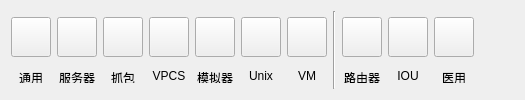
        <widget class="QWidget" name="tab_3">
         <attribute name="title">
          <string>设置</string>
         </attribute>
         <layout class="QHBoxLayout" name="horizontalLayout_10">
          <item>
           <layout class="QHBoxLayout" name="horizontalLayout_9">
            <item>
             <layout class="QVBoxLayout" name="verticalLayout_53">
              <item>
               <widget class="QPushButton" name="uigeneralPreferencesAction">
                <property name="minimumSize">
                 <size>
                  <width>40</width>
                  <height>40</height>
                 </size>
                </property>
                <property name="maximumSize">
                 <size>
                  <width>40</width>
                  <height>40</height>
                 </size>
                </property>
                <property name="toolTip">
                 <string/>
                </property>
                <property name="statusTip">
                 <string>总设置</string>
                </property>
                <property name="text">
                 <string/>
                </property>
                <property name="iconSize">
                 <size>
                  <width>35</width>
                  <height>35</height>
                 </size>
                </property>
               </widget>
              </item>
              <item>
               <widget class="QLabel" name="generalPreferencesAction">
                <property name="minimumSize">
                 <size>
                  <width>40</width>
                  <height>14</height>
                 </size>
                </property>
                <property name="maximumSize">
                 <size>
                  <width>40</width>
                  <height>14</height>
                 </size>
                </property>
                <property name="text">
                 <string>&lt;html&gt;&lt;head/&gt;&lt;body&gt;&lt;p align=&quot;center&quot;&gt;通用&lt;/p&gt;&lt;/body&gt;&lt;/html&gt;</string>
                </property>
               </widget>
              </item>
             </layout>
            </item>
            <item>
             <layout class="QVBoxLayout" name="verticalLayout_49">
              <item>
               <widget class="QPushButton" name="uiserverPreferencesAction">
                <property name="minimumSize">
                 <size>
                  <width>40</width>
                  <height>40</height>
                 </size>
                </property>
                <property name="maximumSize">
                 <size>
                  <width>40</width>
                  <height>40</height>
                 </size>
                </property>
                <property name="toolTip">
                 <string/>
                </property>
                <property name="statusTip">
                 <string>显示服务器相关设置</string>
                </property>
                <property name="text">
                 <string/>
                </property>
                <property name="iconSize">
                 <size>
                  <width>35</width>
                  <height>35</height>
                 </size>
                </property>
               </widget>
              </item>
              <item>
               <widget class="QLabel" name="serverPreferencesAction">
                <property name="minimumSize">
                 <size>
                  <width>40</width>
                  <height>14</height>
                 </size>
                </property>
                <property name="maximumSize">
                 <size>
                  <width>40</width>
                  <height>14</height>
                 </size>
                </property>
                <property name="text">
                 <string>&lt;html&gt;&lt;head/&gt;&lt;body&gt;&lt;p align=&quot;center&quot;&gt;服务器&lt;/p&gt;&lt;/body&gt;&lt;/html&gt;</string>
                </property>
               </widget>
              </item>
             </layout>
            </item>
            <item>
             <layout class="QVBoxLayout" name="verticalLayout_54">
              <item>
               <widget class="QPushButton" name="uiwiresharkPreferencesAction">
                <property name="minimumSize">
                 <size>
                  <width>40</width>
                  <height>40</height>
                 </size>
                </property>
                <property name="maximumSize">
                 <size>
                  <width>40</width>
                  <height>40</height>
                 </size>
                </property>
                <property name="toolTip">
                 <string/>
                </property>
                <property name="statusTip">
                 <string>显示抓包相关设置</string>
                </property>
                <property name="text">
                 <string/>
                </property>
                <property name="iconSize">
                 <size>
                  <width>35</width>
                  <height>35</height>
                 </size>
                </property>
               </widget>
              </item>
              <item>
               <widget class="QLabel" name="wiresharkPreferencesAction">
                <property name="minimumSize">
                 <size>
                  <width>40</width>
                  <height>14</height>
                 </size>
                </property>
                <property name="maximumSize">
                 <size>
                  <width>40</width>
                  <height>14</height>
                 </size>
                </property>
                <property name="text">
                 <string>&lt;html&gt;&lt;head/&gt;&lt;body&gt;&lt;p align=&quot;center&quot;&gt;抓包&lt;/p&gt;&lt;/body&gt;&lt;/html&gt;</string>
                </property>
               </widget>
              </item>
             </layout>
            </item>
            <item>
             <layout class="QVBoxLayout" name="verticalLayout_51">
              <item>
               <widget class="QPushButton" name="uivpcsPreferencesAction">
                <property name="minimumSize">
                 <size>
                  <width>40</width>
                  <height>40</height>
                 </size>
                </property>
                <property name="maximumSize">
                 <size>
                  <width>40</width>
                  <height>40</height>
                 </size>
                </property>
                <property name="toolTip">
                 <string/>
                </property>
                <property name="statusTip">
                 <string>显示VPCS相关设置</string>
                </property>
                <property name="text">
                 <string/>
                </property>
                <property name="iconSize">
                 <size>
                  <width>35</width>
                  <height>35</height>
                 </size>
                </property>
               </widget>
              </item>
              <item>
               <widget class="QLabel" name="vpcsPreferencesAction">
                <property name="minimumSize">
                 <size>
                  <width>40</width>
                  <height>14</height>
                 </size>
                </property>
                <property name="maximumSize">
                 <size>
                  <width>40</width>
                  <height>14</height>
                 </size>
                </property>
                <property name="text">
                 <string>&lt;html&gt;&lt;head/&gt;&lt;body&gt;&lt;p align=&quot;center&quot;&gt;VPCS&lt;/p&gt;&lt;/body&gt;&lt;/html&gt;</string>
                </property>
               </widget>
              </item>
             </layout>
            </item>
            <item>
             <layout class="QVBoxLayout" name="verticalLayout_66">
              <item>
               <widget class="QPushButton" name="uidynamipsPreferencesAction">
                <property name="minimumSize">
                 <size>
                  <width>40</width>
                  <height>40</height>
                 </size>
                </property>
                <property name="maximumSize">
                 <size>
                  <width>40</width>
                  <height>40</height>
                 </size>
                </property>
                <property name="toolTip">
                 <string/>
                </property>
                <property name="statusTip">
                 <string>显示Dynamips设置</string>
                </property>
                <property name="text">
                 <string/>
                </property>
                <property name="iconSize">
                 <size>
                  <width>35</width>
                  <height>35</height>
                 </size>
                </property>
               </widget>
              </item>
              <item>
               <widget class="QLabel" name="dynamipsPreferencesAction">
                <property name="minimumSize">
                 <size>
                  <width>40</width>
                  <height>14</height>
                 </size>
                </property>
                <property name="maximumSize">
                 <size>
                  <width>40</width>
                  <height>14</height>
                 </size>
                </property>
                <property name="text">
                 <string>&lt;html&gt;&lt;head/&gt;&lt;body&gt;&lt;p align=&quot;center&quot;&gt;模拟器&lt;/p&gt;&lt;/body&gt;&lt;/html&gt;</string>
                </property>
               </widget>
              </item>
             </layout>
            </item>
            <item>
             <layout class="QVBoxLayout" name="verticalLayout_65">
              <item>
               <widget class="QPushButton" name="uiunixPreferencesAction">
                <property name="minimumSize">
                 <size>
                  <width>40</width>
                  <height>40</height>
                 </size>
                </property>
                <property name="maximumSize">
                 <size>
                  <width>40</width>
                  <height>40</height>
                 </size>
                </property>
                <property name="toolTip">
                 <string/>
                </property>
                <property name="statusTip">
                 <string>显示IOS on UNIX设置</string>
                </property>
                <property name="text">
                 <string/>
                </property>
                <property name="iconSize">
                 <size>
                  <width>35</width>
                  <height>35</height>
                 </size>
                </property>
               </widget>
              </item>
              <item>
               <widget class="QLabel" name="unixPreferencesAction">
                <property name="minimumSize">
                 <size>
                  <width>40</width>
                  <height>14</height>
                 </size>
                </property>
                <property name="maximumSize">
                 <size>
                  <width>40</width>
                  <height>14</height>
                 </size>
                </property>
                <property name="text">
                 <string>&lt;html&gt;&lt;head/&gt;&lt;body&gt;&lt;p align=&quot;center&quot;&gt;Unix&lt;/p&gt;&lt;/body&gt;&lt;/html&gt;</string>
                </property>
               </widget>
              </item>
             </layout>
            </item>
            <item>
             <layout class="QVBoxLayout" name="verticalLayout_64">
              <item>
               <widget class="QPushButton" name="uivmwarePreferencesAction">
                <property name="minimumSize">
                 <size>
                  <width>40</width>
                  <height>40</height>
                 </size>
                </property>
                <property name="maximumSize">
                 <size>
                  <width>40</width>
                  <height>40</height>
                 </size>
                </property>
                <property name="toolTip">
                 <string/>
                </property>
                <property name="statusTip">
                 <string>显示VMware设置</string>
                </property>
                <property name="text">
                 <string/>
                </property>
                <property name="iconSize">
                 <size>
                  <width>35</width>
                  <height>35</height>
                 </size>
                </property>
               </widget>
              </item>
              <item>
               <widget class="QLabel" name="vmwarePreferencesAction">
                <property name="minimumSize">
                 <size>
                  <width>40</width>
                  <height>14</height>
                 </size>
                </property>
                <property name="maximumSize">
                 <size>
                  <width>40</width>
                  <height>14</height>
                 </size>
                </property>
                <property name="text">
                 <string>&lt;html&gt;&lt;head/&gt;&lt;body&gt;&lt;p align=&quot;center&quot;&gt;VM&lt;/p&gt;&lt;/body&gt;&lt;/html&gt;</string>
                </property>
               </widget>
              </item>
             </layout>
            </item>
            <item>
             <widget class="Line" name="line_13">
              <property name="orientation">
               <enum>Qt::Vertical</enum>
              </property>
             </widget>
            </item>
            <item>
             <layout class="QVBoxLayout" name="verticalLayout_50">
              <item>
               <widget class="QPushButton" name="uirouterPreferencesAction">
                <property name="minimumSize">
                 <size>
                  <width>40</width>
                  <height>40</height>
                 </size>
                </property>
                <property name="maximumSize">
                 <size>
                  <width>40</width>
                  <height>40</height>
                 </size>
                </property>
                <property name="toolTip">
                 <string/>
                </property>
                <property name="statusTip">
                 <string>显示路由器相关设置</string>
                </property>
                <property name="text">
                 <string/>
                </property>
                <property name="iconSize">
                 <size>
                  <width>35</width>
                  <height>35</height>
                 </size>
                </property>
               </widget>
              </item>
              <item>
               <widget class="QLabel" name="routerPreferencesAction">
                <property name="minimumSize">
                 <size>
                  <width>40</width>
                  <height>14</height>
                 </size>
                </property>
                <property name="maximumSize">
                 <size>
                  <width>40</width>
                  <height>14</height>
                 </size>
                </property>
                <property name="text">
                 <string>&lt;html&gt;&lt;head/&gt;&lt;body&gt;&lt;p align=&quot;center&quot;&gt;路由器&lt;/p&gt;&lt;/body&gt;&lt;/html&gt;</string>
                </property>
               </widget>
              </item>
             </layout>
            </item>
            <item>
             <layout class="QVBoxLayout" name="verticalLayout_67">
              <item>
               <widget class="QPushButton" name="uiiouPreferencesAction">
                <property name="minimumSize">
                 <size>
                  <width>40</width>
                  <height>40</height>
                 </size>
                </property>
                <property name="maximumSize">
                 <size>
                  <width>40</width>
                  <height>40</height>
                 </size>
                </property>
                <property name="toolTip">
                 <string/>
                </property>
                <property name="statusTip">
                 <string>显示IOU设置</string>
                </property>
                <property name="text">
                 <string/>
                </property>
                <property name="iconSize">
                 <size>
                  <width>35</width>
                  <height>35</height>
                 </size>
                </property>
               </widget>
              </item>
              <item>
               <widget class="QLabel" name="iouPreferencesAction">
                <property name="minimumSize">
                 <size>
                  <width>40</width>
                  <height>14</height>
                 </size>
                </property>
                <property name="maximumSize">
                 <size>
                  <width>40</width>
                  <height>14</height>
                 </size>
                </property>
                <property name="text">
                 <string>&lt;html&gt;&lt;head/&gt;&lt;body&gt;&lt;p align=&quot;center&quot;&gt;IOU&lt;/p&gt;&lt;/body&gt;&lt;/html&gt;</string>
                </property>
               </widget>
              </item>
             </layout>
            </item>
            <item>
             <layout class="QVBoxLayout" name="verticalLayout_52">
              <item>
               <widget class="QPushButton" name="uihospitalPreferencesAction">
                <property name="minimumSize">
                 <size>
                  <width>40</width>
                  <height>40</height>
                 </size>
                </property>
                <property name="maximumSize">
                 <size>
                  <width>40</width>
                  <height>40</height>
                 </size>
                </property>
                <property name="toolTip">
                 <string/>
                </property>
                <property name="statusTip">
                 <string>显示医院信息系统相关设置</string>
                </property>
                <property name="text">
                 <string/>
                </property>
                <property name="iconSize">
                 <size>
                  <width>35</width>
                  <height>35</height>
                 </size>
                </property>
               </widget>
              </item>
              <item>
               <widget class="QLabel" name="hospitalPreferencesAction">
                <property name="minimumSize">
                 <size>
                  <width>40</width>
                  <height>14</height>
                 </size>
                </property>
                <property name="maximumSize">
                 <size>
                  <width>40</width>
                  <height>14</height>
                 </size>
                </property>
                <property name="text">
                 <string>&lt;html&gt;&lt;head/&gt;&lt;body&gt;&lt;p align=&quot;center&quot;&gt;医用&lt;/p&gt;&lt;/body&gt;&lt;/html&gt;</string>
                </property>
               </widget>
              </item>
             </layout>
            </item>
            <item>
             <spacer name="horizontalSpacer_4">
              <property name="orientation">
               <enum>Qt::Horizontal</enum>
              </property>
              <property name="sizeHint" stdset="0">
               <size>
                <width>40</width>
                <height>20</height>
               </size>
              </property>
             </spacer>
            </item>
           </layout>
          </item>
         </layout>
        </widget>
